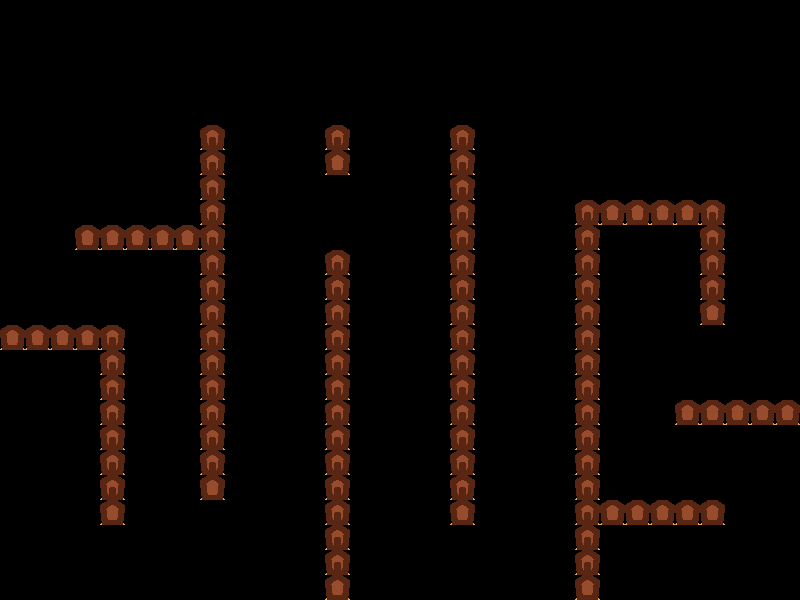

This is a level from a 2D game, rendered from its Tiled map with the project's own tilesets. A one-line summary and the complete map file follow:
An orthogonal 32x24 tile map with 25x25 px tiles, 1 tile layer (collision) and 11 objects (5x carrot, 3x puddle, 2x buriedcarrot, playerspawn).

<map version="1.10" tiledversion="1.11.2" orientation="orthogonal" renderorder="right-down" width="32" height="24" tilewidth="25" tileheight="25" infinite="0" nextlayerid="5" nextobjectid="44">
 <editorsettings>
  <export target="../src/public/assets/maps/garden1.json" format="json" />
 </editorsettings>
 <tileset firstgid="1" name="tileset_garden" tilewidth="25" tileheight="25" tilecount="6" columns="2">
  <image source="tiled_tileset.png" width="50" height="75" />
 </tileset>
 <layer id="1" name="collision" width="32" height="24">
  <data encoding="csv">
0,0,0,0,0,0,0,0,0,0,0,0,0,0,0,0,0,0,0,0,0,0,0,0,0,0,0,0,0,0,0,0,
0,0,0,0,0,0,0,0,0,0,0,0,0,0,0,0,0,0,0,0,0,0,0,0,0,0,0,0,0,0,0,0,
0,0,0,0,0,0,0,0,0,0,0,0,0,0,0,0,0,0,0,0,0,0,0,0,0,0,0,0,0,0,0,0,
0,0,0,0,0,0,0,0,0,0,0,0,0,0,0,0,0,0,0,0,0,0,0,0,0,0,0,0,0,0,0,0,
0,0,0,0,0,0,0,0,0,0,0,0,0,0,0,0,0,0,0,0,0,0,0,0,0,0,0,0,0,0,0,0,
0,0,0,0,0,0,0,0,2,0,0,0,0,2,0,0,0,0,2,0,0,0,0,0,0,0,0,0,0,0,0,0,
0,0,0,0,0,0,0,0,2,0,0,0,0,1,0,0,0,0,2,0,0,0,0,0,0,0,0,0,0,0,0,0,
0,0,0,0,0,0,0,0,2,0,0,0,0,0,0,0,0,0,2,0,0,0,0,0,0,0,0,0,0,0,0,0,
0,0,0,0,0,0,0,0,2,0,0,0,0,0,0,0,0,0,2,0,0,0,0,2,1,1,1,1,2,0,0,0,
0,0,0,1,1,1,1,1,2,0,0,0,0,0,0,0,0,0,2,0,0,0,0,2,0,0,0,0,2,0,0,0,
0,0,0,0,0,0,0,0,2,0,0,0,0,2,0,0,0,0,2,0,0,0,0,2,0,0,0,0,2,0,0,0,
0,0,0,0,0,0,0,0,2,0,0,0,0,2,0,0,0,0,2,0,0,0,0,2,0,0,0,0,2,0,0,0,
0,0,0,0,0,0,0,0,2,0,0,0,0,2,0,0,0,0,2,0,0,0,0,2,0,0,0,0,1,0,0,0,
1,1,1,1,2,0,0,0,2,0,0,0,0,2,0,0,0,0,2,0,0,0,0,2,0,0,0,0,0,0,0,0,
0,0,0,0,2,0,0,0,2,0,0,0,0,2,0,0,0,0,2,0,0,0,0,2,0,0,0,0,0,0,0,0,
0,0,0,0,2,0,0,0,2,0,0,0,0,2,0,0,0,0,2,0,0,0,0,2,0,0,0,0,0,0,0,0,
0,0,0,0,2,0,0,0,2,0,0,0,0,2,0,0,0,0,2,0,0,0,0,2,0,0,0,1,1,1,1,1,
0,0,0,0,2,0,0,0,2,0,0,0,0,2,0,0,0,0,2,0,0,0,0,2,0,0,0,0,0,0,0,0,
0,0,0,0,2,0,0,0,2,0,0,0,0,2,0,0,0,0,2,0,0,0,0,2,0,0,0,0,0,0,0,0,
0,0,0,0,2,0,0,0,1,0,0,0,0,2,0,0,0,0,2,0,0,0,0,2,0,0,0,0,0,0,0,0,
0,0,0,0,1,0,0,0,0,0,0,0,0,2,0,0,0,0,1,0,0,0,0,2,1,1,1,1,1,0,0,0,
0,0,0,0,0,0,0,0,0,0,0,0,0,2,0,0,0,0,0,0,0,0,0,2,0,0,0,0,0,0,0,0,
0,0,0,0,0,0,0,0,0,0,0,0,0,2,0,0,0,0,0,0,0,0,0,2,0,0,0,0,0,0,0,0,
0,0,0,0,0,0,0,0,0,0,0,0,0,1,0,0,0,0,0,0,0,0,0,1,0,0,0,0,0,0,0,0
</data>
 </layer>
 <objectgroup id="4" name="special">
  <object id="29" name="playerspawn" gid="2" x="100" y="150" width="25" height="25" />
  <object id="34" name="carrot" gid="3" x="50" y="400" width="25" height="25" />
  <object id="35" name="carrot" gid="3" x="50" y="275" width="25" height="25" />
  <object id="36" name="carrot" gid="3" x="650" y="275" width="25" height="25" />
  <object id="37" name="carrot" gid="3" x="775" y="475" width="25" height="25" />
  <object id="38" name="carrot" gid="3" x="650" y="575" width="25" height="25" />
  <object id="39" name="buriedcarrot" gid="5" x="275" y="175" width="25" height="25" />
  <object id="40" name="buriedcarrot" gid="5" x="400" y="550" width="25" height="25" />
  <object id="41" name="puddle" gid="4" x="50" y="475" width="25" height="25" />
  <object id="42" name="puddle" gid="4" x="275" y="350" width="25" height="25" />
  <object id="43" name="puddle" gid="4" x="525" y="350" width="25" height="25" />
 </objectgroup>
</map>